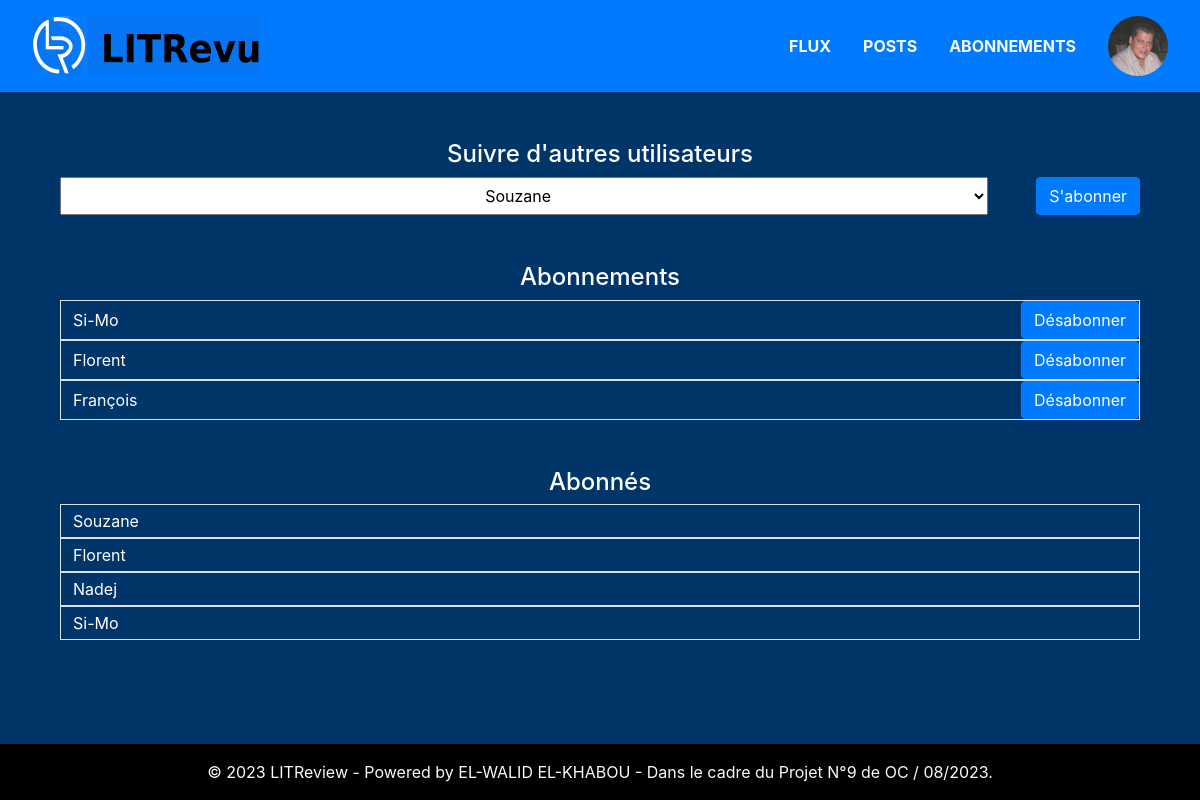
Page /subscription-management/ (signed in) on the committed database.
### authentication/models.py (models this page shows, shortened)
class User(AbstractUser):
    PHOTO_SIZE = (60, 60)
    photo = models.ImageField(blank=True, verbose_name='Photo de profil')

### subscription/views.py (the view, shortened to what this page needs)
# urls.py: path('subscription-management/', views.SubscriptionManagementView.as_view(), name='subscription_management'),
class SubscriptionManagementView(LoginRequiredMixin, View):
    template_name = 'subscription/management.html'
    def get(self, request):
        already_followed = []
        active_subscriptions = {}
        for sub in UserFollows.objects.filter(user=request.user.id):
            active_subscriptions[sub.followed_user] = forms.RemoveSubscriptionForm(initial={'delete_sub': sub.id})
            already_followed.append(sub.followed_user)
        choices = {}
        for user in User.objects.all():
            if user not in already_followed and user.username != 'admin' and user.username != request.user.username:
                choices[user.username] = user.id
        active_followers = []
        for sub in UserFollows.objects.filter(followed_user=request.user.id):
            active_followers.append(sub.user)
        return render(request, self.template_name, context={'choices': choices,
                                                            'subscriptions': active_subscriptions,
                                                            'followers': active_followers})

### subscription/templates/subscription/management.html (shortened to what this page needs)
{% extends 'base.html' %}
{% block content %}
{% load static %}
    <div class='container'>
        <div class='mt-5'>
            <h4 class='text-center'>Suivre d'autres utilisateurs</h4>
            <div class='container'>
                {% if choices %}
                    <form method='POST' class='row'>
                            <select name='new_subscription' class='col text-center'>
                                {% for username, id in choices.items %}
                                    <option value={{ id }}>{{ username }}</option>
                                {% endfor %}
                            </select>
                        <button type='submit' class='ml-5 btn btn-primary'>S'abonner</button>
                    </form>
                {% else %}
                    <div class='row border'>
                        <label class='mx-2 my-auto p-1'>Aucun utilisateur disponible</label>
                    </div>
                {% endif %}
            </div>
        </div>
        <div class='mt-5'>
            <h4 class='text-center'>Abonnements</h4>
            <div class='container'>
                {% for name, field in subscriptions.items %}
                    <form method='POST' class='row border'>
                        <label class='col mx-2 my-auto p-1'>{{ name }}</label>
                        <button type='submit' class='btn btn-primary'>Désabonner</button>
                    </form>
                {% empty %}
                    <div class='row border'>
                        <label class='mx-2 my-auto p-1'>Aucun abonnement</label>
                    </div>
                {% endfor %}
            </div>
        </div>
        <div class='mt-5'>
            <h4 class='text-center'>Abonnés</h4>
            <div class='container'>
                {% for follower in followers %}
                    <div class='row border p-0'>
                        <label class='mx-2 my-auto p-1'>{{ follower }}</label>
                    </div>
                {% empty %}
                    <div class='row border'>
                        <label class='mx-2 my-auto p-1'>Aucun abonné</label>
                    </div>
                {% endfor %}
            </div>
        </div>
    </div>
{% endblock content %}

### templates/base.html (shortened to what this page needs)
{% load static %}
<!DOCTYPE html>
<html>
    <head>
        <link rel="stylesheet" href="https://cdn.jsdelivr.net/npm/bootstrap@4.3.1/dist/css/bootstrap.min.css"
>
        <link rel="stylesheet" href="https://cdn.jsdelivr.net/npm/bootstrap-icons@1.8.1/font/bootstrap-icons.css">
        <link rel="stylesheet" type="text/css" href="{% static 'style/base_main.css' %}">
    </head>
    <body class="d-flex flex-column min-vh-100">
        <div class="mb-auto main-content">
            <div class='container-fluid mb-5'>
                <div class='row'>
                    <nav class='col navbar navbar-dark banner'>
                        <a class='col my-auto' href="{% url 'home' %}">
                            <img class='img-fluid' src="{% static 'LITReview3.png' %}" alt='Logo'>
                        </a>
                        {% if user.is_authenticated %}
                            <ul class='nav justify-content-end'>
                                <li class='nav-item my-auto'>
                                    <a class='nav-link text-light font-weight-bold' href="{% url 'home' %}">FLUX</a>
                                </li>
                                <li class='nav-item my-auto'>
                                    <a class='nav-link text-light font-weight-bold' href="{% url 'posts' %}">POSTS</a>
                                </li>
                                <li class='nav-item my-auto'>
                                    <a class='nav-link text-light font-weight-bold' href="{% url 'subscription_management' %}">ABONNEMENTS</a>
                                </li>
                                <li class='nav-item my-auto dropleft dropdown'>
                                    <a class='nav-link text-body lead' href="#" data-toggle='dropdown' aria-haspopup="true" aria-expanded="false">
                                        {% if user.photo %}
                                            <img src='{{ user.photo.url }}' alt='Avatar' class='rounded-circle'>
                                        {% else %}
                                            <span class='dropdown-toggle'>{{ user.username }}</span>
                                        {% endif %}
                                    </a>
                                </li>
                            </ul>
                        {% endif %}
                    </nav>
                </div>
            </div>
            <div class='container'>
                {% block content %}{% endblock %}
            </div>
        </div>
        <footer class="footer mt-auto py-3 text-light" style="background-color: #000000; text-align: center;">
            <div class="container">
                <span>© 2023 LITReview - Powered by EL-WALID EL-KHABOU - Dans le cadre du Projet N°9 de OC / 08/2023.</span>
            </div>
        </footer>
    </body>
</html>

### static/style/base_main.css (style rules this page uses)
.main-content { flex-grow: 1 !important; }
body { display: flex; flex-direction: column; min-height: 100vh; background-color: #003569; color: #FFF; }
.banner { background-color : #007BFF; }
.footer { flex-shrink: 0 !important; background-color: #000 !important; margin-top: auto !important; }
.mb-auto { flex-grow: 1; min-height: 60vh; }

### rows in the picture
User: photo (picture)
User: new_subscription "Souzane", username "Souzane"
User: username "Si-Mo"
User: username "Florent"
User: username "François"
User: username "Nadej"
